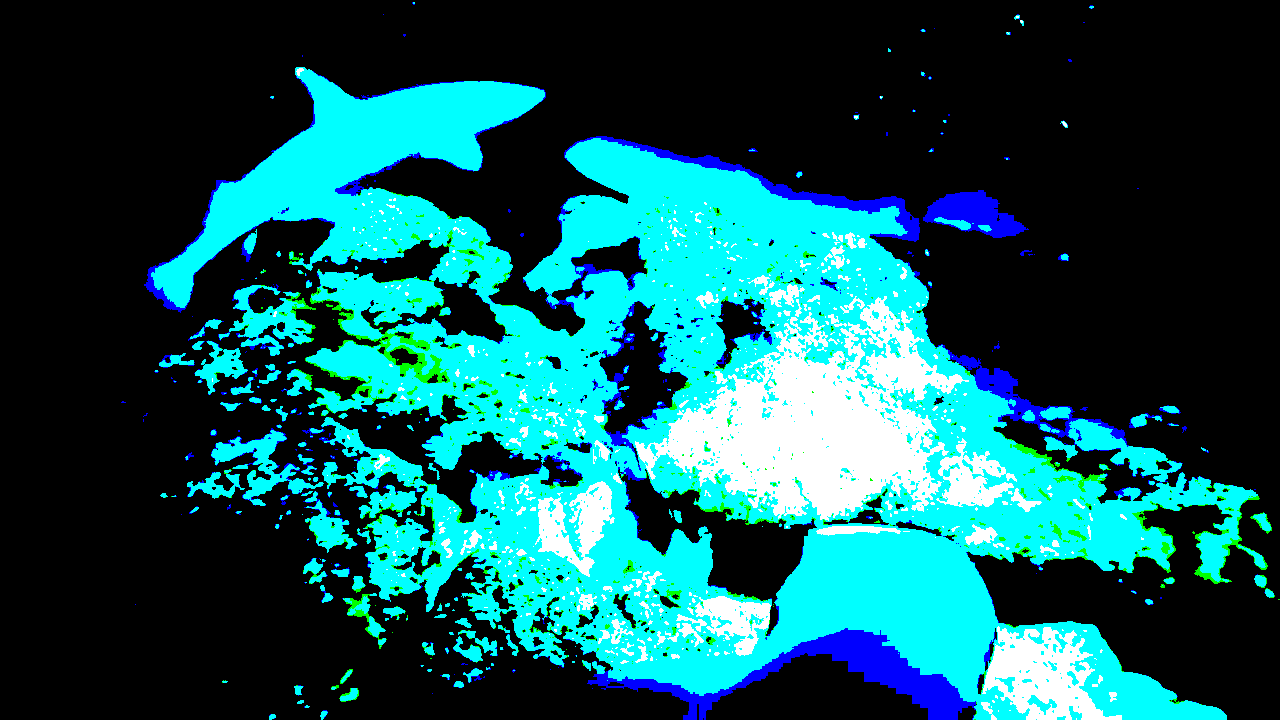
#> input picture 12324.png, 1280 x 720 px
$ python -i C_msds.py   (imports and definitions only)
#> lines starting #> are read from the running program, lines starting #| are printed output that depends on the picture; after the words box and inside, x2 and y2 are one past the last pixel; in counts of white or black regions, pixels touching at a corner belong together
#> further down, picture is the input picture: shape (720, 1280, 3); mean B, G, R 0.354, 0.34, 0.064
import cv2 # type: ignore
import numpy as np # type: ignore

def enhance_L_with_D_lab(img_bgr: np.ndarray, eps: float = 1e-6):
    """
    Hitung D pada ruang Lab dan hasilkan gambar dengan L' = L + D,
    digabungkan kembali dengan kanal a,b asli.

    Parameters
    ----------
    img_bgr : np.ndarray
        Gambar BGR (uint8 atau float [0,1]).
    eps : float
        Konstanta kecil untuk log.

    Returns
    -------
    out_bgr : np.ndarray
        Gambar hasil (BGR, uint8).
    D_map : np.ndarray
        Peta D (float32, [H,W]).
    D_mean : float
        Nilai D rata-rata.
    """
#> called with eps = 1e-06
    # pastikan uint8 untuk konversi warna OpenCV, simpan skala float jika perlu
    if img_bgr.dtype != np.uint8:
        bgr_u8 = (img_bgr * 255.0).clip(0, 255).astype(np.uint8)
    else:
        bgr_u8 = img_bgr

    # BGR -> Lab (OpenCV skala 0..255 untuk L,a,b)
    lab = cv2.cvtColor(bgr_u8, cv2.COLOR_BGR2Lab).astype(np.float32)
    L = lab[:, :, 0] / 255.0        # normalisasi ke [0,1]
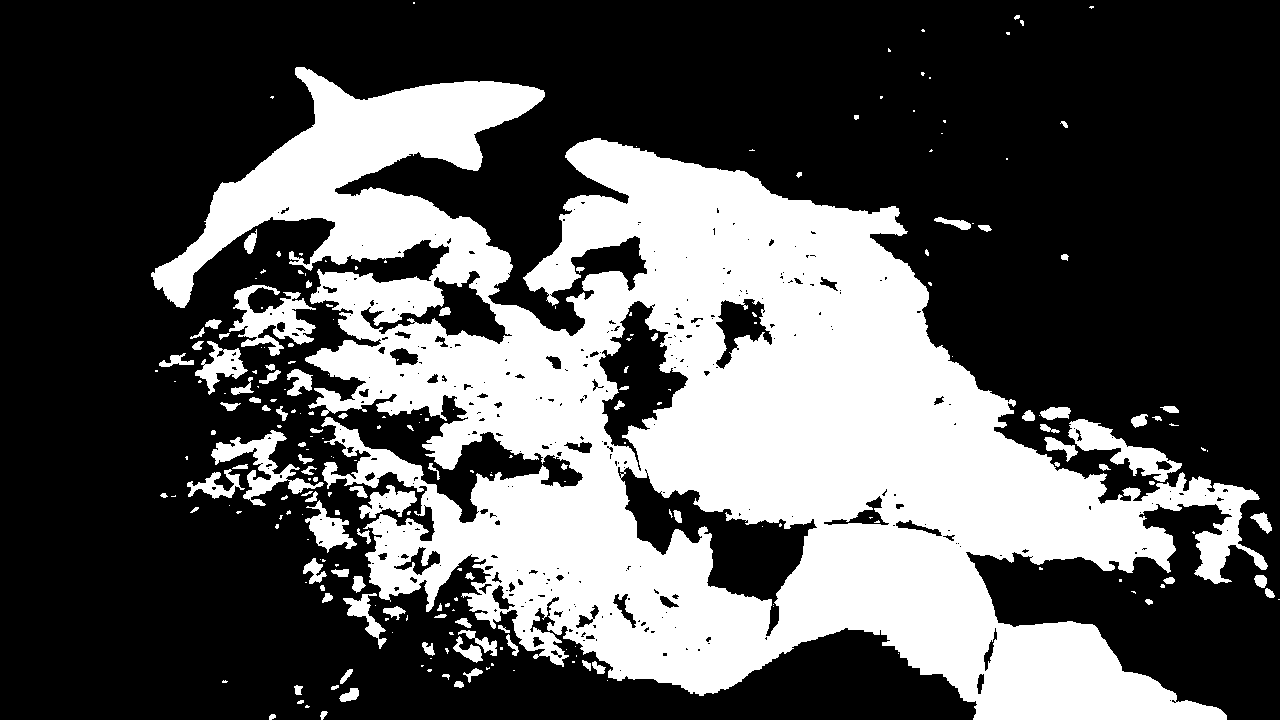
#> L: shape (720, 1280) float32; values 0 (black) and 0.00392 (white), 34% white; 234 white regions (132 under 20 px), largest, box (x1, y1, x2, y2) and area: (151, 67, 1268, 720) 292606, (229, 285, 316, 356) 2737, (211, 430, 324, 506) 2403
    a = lab[:, :, 1]                # biarkan pada skala OpenCV (0..255)
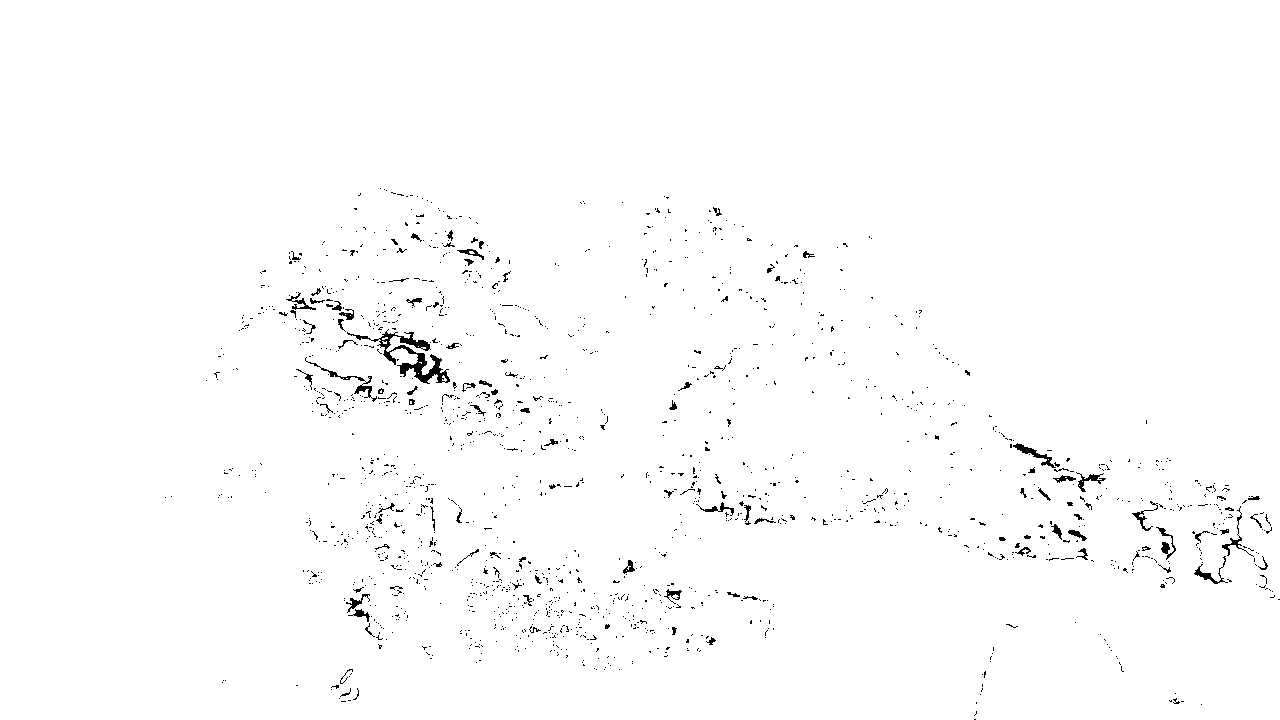
#> a: shape (720, 1280) float32; values 126 (black) and 128 (white), 98.8% white; black in thin lines or dots, all inside (x1, y1, x2, y2) = (165, 188, 1280, 720)
    b = lab[:, :, 2]

    # siapkan L_k (L0 di index 0)
    Ls = [L]
    sigmas = [1, 2, 4]
    betas  = [0.7, 0.5, 0.25]

    for s in sigmas:
        ksize = int(6 * s + 1)
        L_blur = cv2.GaussianBlur(L, (ksize, ksize), s, borderType=cv2.BORDER_REFLECT101)
        Ls.append(L_blur.astype(np.float32))
#> after the loop, Ls = 4 items

    # D map
    D_map = np.zeros_like(L, dtype=np.float32)
    for k, beta in enumerate(betas, start=1):
        D_map += beta * (np.log(Ls[k-1] + eps) - np.log(Ls[k] + eps))
#> this loop made 3 passes
#> pass 3, in enhance_L_with_D_lab, `D_map += beta * (np.log(Ls[k-1] + eps) - np.log(Ls[k] + eps))`:
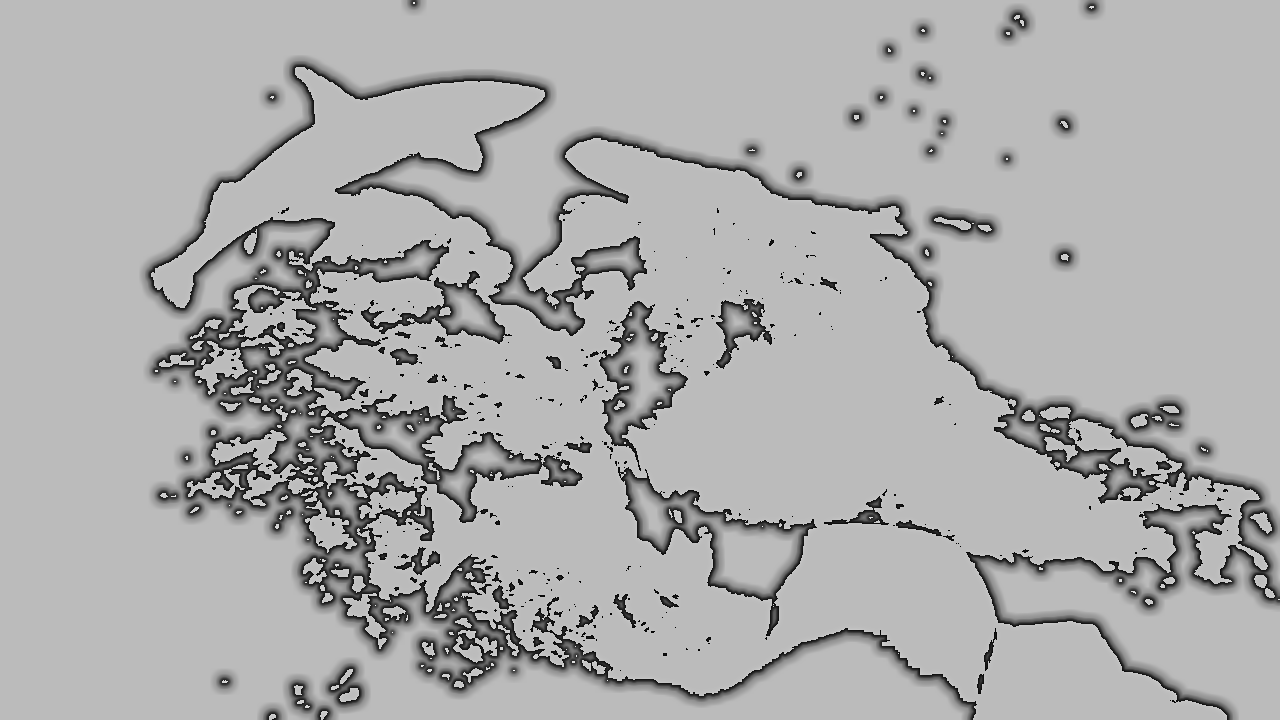
#> D_map: shape (720, 1280) float32; min -5.74, max 2.09, mean -0.456; drawn with min black and max white

    D_mean = float(np.mean(D_map))
#> D_mean = -0.456

    # L' = L + D (klip ke [0,1])
    L_new = np.clip(L + D_map, 0.0, 1.0)

    # satukan kembali ke Lab (skala OpenCV)
    L_new_u8 = (L_new * 255.0).round().clip(0, 255).astype(np.uint8)
    lab_out = cv2.merge([L_new_u8, a.astype(np.uint8), b.astype(np.uint8)])
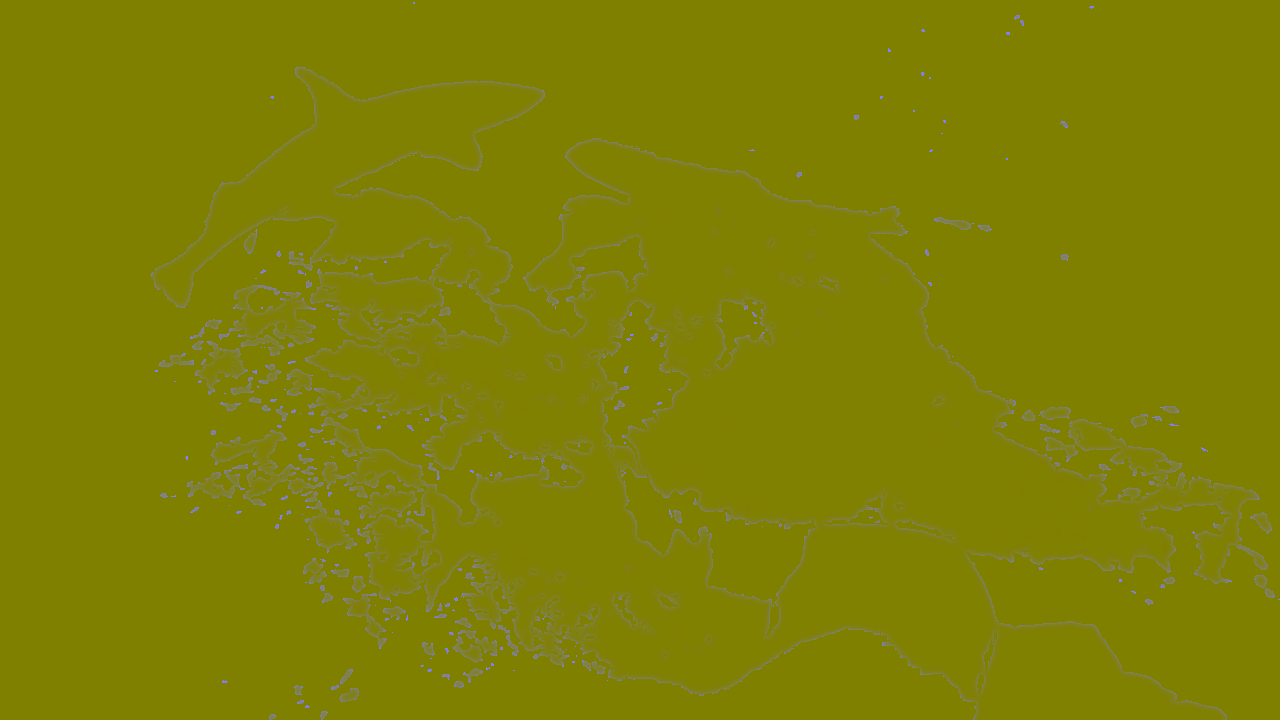
#> lab_out: shape (720, 1280, 3); mean B, G, R 4.8, 128, 128

    # Lab -> BGR
    out_bgr = cv2.cvtColor(lab_out, cv2.COLOR_Lab2BGR)

    # return out_bgr, D_map, D_mean
    return out_bgr

>>> import cv2
>>> picture = cv2.imread('../12324.png')
>>> result = enhance_L_with_D_lab(picture)
